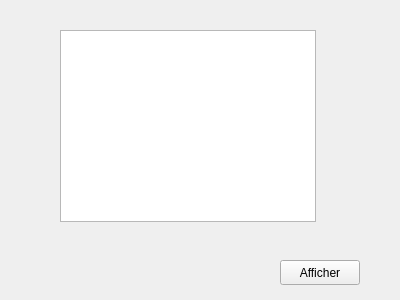
<?xml version="1.0" encoding="UTF-8"?>
<ui version="4.0">
 <class>ResultatContact</class>
 <widget class="QWidget" name="ResultatContact">
  <property name="geometry">
   <rect>
    <x>0</x>
    <y>0</y>
    <width>400</width>
    <height>300</height>
   </rect>
  </property>
  <property name="windowTitle">
   <string>Resultat</string>
  </property>
  <widget class="QListWidget" name="listWidget">
   <property name="geometry">
    <rect>
     <x>60</x>
     <y>30</y>
     <width>256</width>
     <height>192</height>
    </rect>
   </property>
  </widget>
  <widget class="QPushButton" name="Affichage_btn">
   <property name="geometry">
    <rect>
     <x>280</x>
     <y>260</y>
     <width>80</width>
     <height>25</height>
    </rect>
   </property>
   <property name="text">
    <string>Afficher</string>
   </property>
  </widget>
 </widget>
 <resources/>
 <connections/>
</ui>
